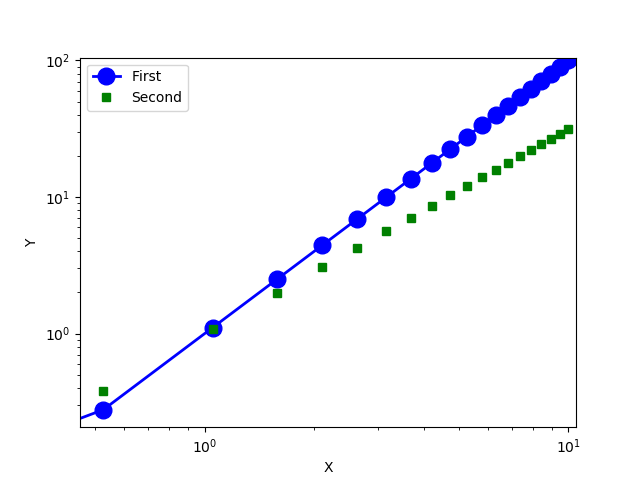

This figure's Python source:
import matplotlib.pyplot as plt
import numpy as np


x=np.linspace(0,10,20)
y1=x**2.0
y2=x**1.5
plt.loglog(x,y1,"bo-", linewidth=2, markersize=12, label="First")
plt.loglog(x,y2,"gs", linewidth=2, markersize=6,label="Second")
plt.xlabel("X")
plt.ylabel("Y")
plt.axis([-0.5,10.5,-5,105])
plt.legend(loc="upper ledt")
plt.show()
plt.savefig("Matplot_and_Pyplot_03.png")
